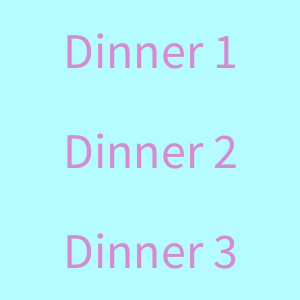
Frame 1 (no input)
Frame 60 (the mouse pressed at the canvas centre just before this capture): identical to frame 1, image omitted
Frame 120 (the mouse held since frame 60 and released just before this capture): identical to frame 1, image omitted

The Processing sketch that drew this single still picture (run headless with seeded random() and noise(); from frame 60 on, the mouse is pressed at the canvas centre):

// Processing sketch: week13_3_dinner
// ── week13_3_dinner.pde
void setup(){
  size(300,300);
  fill(#D38BD2);
  textSize(50);
  textAlign(CENTER,CENTER);
  
}
void draw(){
  background(#B4FCFF);
  text("Dinner 1",150,50);
  text("Dinner 2",150,150);
  text("Dinner 3",150,250);
  //text("Hello",mouseX,mouseY);
}
